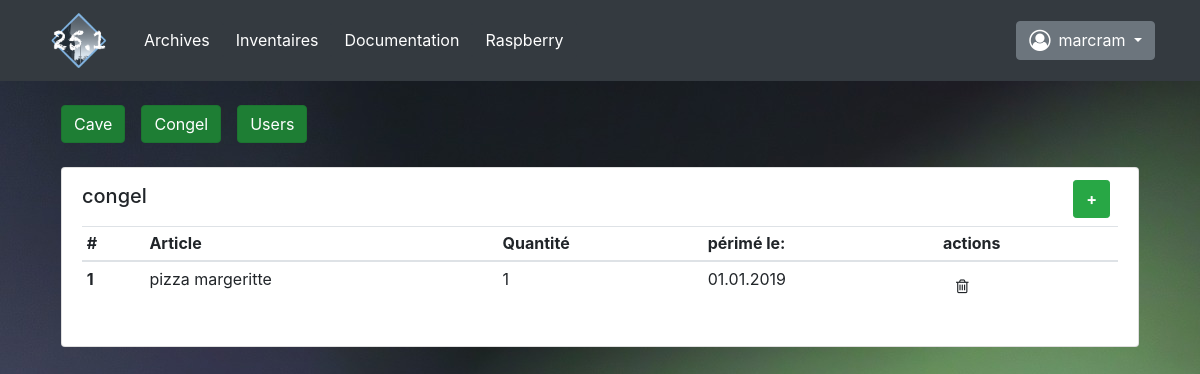
The app's page /inventaire/congel (signed in) with its own data.
### appli/models.py (models this page shows, shortened)
class Users(UserMixin, db.Model):
    __tablename__ = 'users'
    id = db.Column(db.Integer, primary_key=True)
    nom = db.Column(db.String(20), nullable=False)
    mdp = db.Column(db.String(20), nullable=False)
    mail = db.Column(db.String(20), nullable=True)
    droits = db.Column(db.String(20), nullable=True)
    entetes = [['nom', 3], ['mdp', 3], ['mail', 3], ['droits', 1]]
    champ_db = [id, nom, mdp, mail, droits]

class Congel(db.Model):
    __tablename__ = 'congel'
    id = db.Column(db.Integer, primary_key=True)
    article = db.Column(db.String(40), nullable=False)
    quantite = db.Column(db.Integer(), nullable=True)
    peremption = db.Column(db.String(), nullable=True)
    envoi_mail = db.Column(db.String(), nullable=True)
    entetes = [['article', 4], ['nb', 1], ['périmé le ', 2], ['mail', 1] ]
    champ_db = [id, article, quantite, peremption, envoi_mail]

### appli/main.py (the view, shortened to what this page needs)
@app.route('/inventaire/<database>', methods=['POST', 'GET'])
@login_required
def inventaire(database):
    db = db_recup(database)
    return render_template('inventaire.html',
                           database=database,
                           db=db,
                           )

### appli/fonctions.py (called while the page is built)
def db_recup(dbase):
    database = {'cave': Cave, 'congel': Congel, 'users': Users}
    resultat = database[dbase].query.all()
    return resultat

### appli/main.py (called while the page is built)
@login_manager.user_loader
def load_user(user_id):
    return Users.query.get(int(user_id))

### appli/templates/inventaire.html (shortened to what this page needs)
{% extends "base.html" %}
{% block inventaire %}
    <div class="container">
        <div class="row mx-3 mt-4">
                <a class=" btn btn-success active mr-3" id="btn_cave" href="/inventaire/cave" >Cave</a>
                <a class=" btn btn-success active mr-3" id="btn_cave" href="/inventaire/congel" >Congel</a>
                <a class=" btn btn-success active mr-2" id="btn_cave" href="/inventaire/users" >Users</a>
        </div>
        {% if  database in ['cave', 'congel'] %}
            <div class="card mx-3 mt-4">
                <div class="card-body">
                    <table class="table table-sm">
                        <thead>
                            <tr>
                            <th scope="col">#</th>
                            <th scope="col">Article</th>
                            <th scope="col">Quantité</th>
                            <th scope="col">périmé le:</th>
                            <th scope="col">actions</th>
                            </tr>
                        </thead>
                        <tbody>
                            {% for elem in db %}
                                <tr id="tabl_db_{{ loop.index }}">
                                    <th scope="row">{{ loop.index }}<span id="tab_db_id_{{ loop.index }}" class="invisible">{{ elem.id }}</span></th>
                                    <td id="tab_db_art_{{ loop.index }}">{{ elem.article }}</td>
                                    <td id="tab_db_qua_{{ loop.index }}">{{ elem.quantite }}</td>
                                    <td id="tab_db_per_{{ loop.index }}">{{ elem.peremption }}</td>
                                    <td><button id="trash_{{ loop.index }}" class="btn" onclick="efface(this)"><i class="fa fa-trash-o mr-2  mt-n2" ></i></td>
                                </tr>
                                {% if loop.last %}
                                    {% set nb_elem = loop.length %}
                                    <div class="d-flex">
                                        <h5 class="my-2 mt-n1 mr-auto">{{ database }} <spann id="nb_elem" class="invisible">{{ nb_elem }}</spann></h5>
                                        <spann id="db_add" class="btn btn-success rounded-sm m-2 font-weight-bolder ml-auto mt-n2"data-toggle="modal" data-target="#new_article"> + </spann>
                                    </div>
                                {% endif%}
                            {% endfor %}
                        </tbody>
                    </table>
                </div>
                {% endif %}
{% endblock%}

### appli/templates/base.html (shortened to what this page needs)
<!DOCTYPE html>
<html>
    <head>
        <link rel="stylesheet" media="screen" href = "{{ url_for('static', filename='bootstrap/bootstrap.min.css') }}">
        <link rel="stylesheet" href = "{{ url_for('static', filename='style.css') }}">
        <link rel="stylesheet" href="https://cdnjs.cloudflare.com/ajax/libs/font-awesome/4.7.0/css/font-awesome.min.css">
    </head>
    <body background="{{ url_for('static', filename='images/bg01.jpg') }}">
        {% block menu %}
            {% block navbar %}
                <nav class="navbar navbar-expand-sm navbar-dark bg-dark ">
                    <div class="container">
                        <a class="navbar-brand d-block  " href="{{ url_for('index') }}"><img src="{{ url_for('static', filename='images/LogoVilla.png') }}" alt="Logo" style="width:70px;"></a>
                        <div class="collapse navbar-collapse" id="navibar">
                            <ul class="navbar-nav mr-auto">
                                <li class="nav-item">
                                    <a id="m_arch" class="btn btn-dark" href="{{ url_for('archives') }}">Archives</a>
                                </li>
                                <li class="nav-item">
                                    <a d="m_inv"class="btn btn-dark" href="{{ url_for('inventaire', database='cave') }}">Inventaires</a>
                                </li>
                                <li class="nav-item">
                                    <a id="m_mais"class="btn btn-dark" href="{{ url_for('documents', section='root') }}">Documentation</a>
                                </li>
                                <li class="nav-item">
                                    <a id="m_rasp"class="btn btn-dark " href="{{ url_for('raspberry') }}">Raspberry</a>
                                </li>
                            </ul>
                            <ul class="navbar-nav">
                                <li class="nav-item">
                                    {% if current_user.is_authenticated %}
                                        <div class="dropdown">
                                            <button class="btn btn-secondary dropdown-toggle" type="button" id="m_users" data-toggle="dropdown" aria-haspopup="true" aria-expanded="false">
                                                    <i class="fa fa-user-circle-o fa-lg my-1 mr-2" ></i>{{ current_user.nom }}
                                            </button>
                                        </div>
                                    {% else %}
                                        <a class="btn btn-secondary " href="{{ url_for('login') }}">
                                                <i class="fa fa-user-circle-o fa-lg my-1 mr-2" ></i>Login
                                        </a>
                                    {% endif %}
                                </li>
                            </ul>
                        </div>
                    </div>
                </nav>
            {% endblock %}
        {% endblock %}
        {% block inventaire %} {% endblock %}
    </body>
</html>

### records on screen
Users: nom "marcram"
Congel: article "pizza margeritte", quantite "1", peremption "01.01.2019", database "congel"
